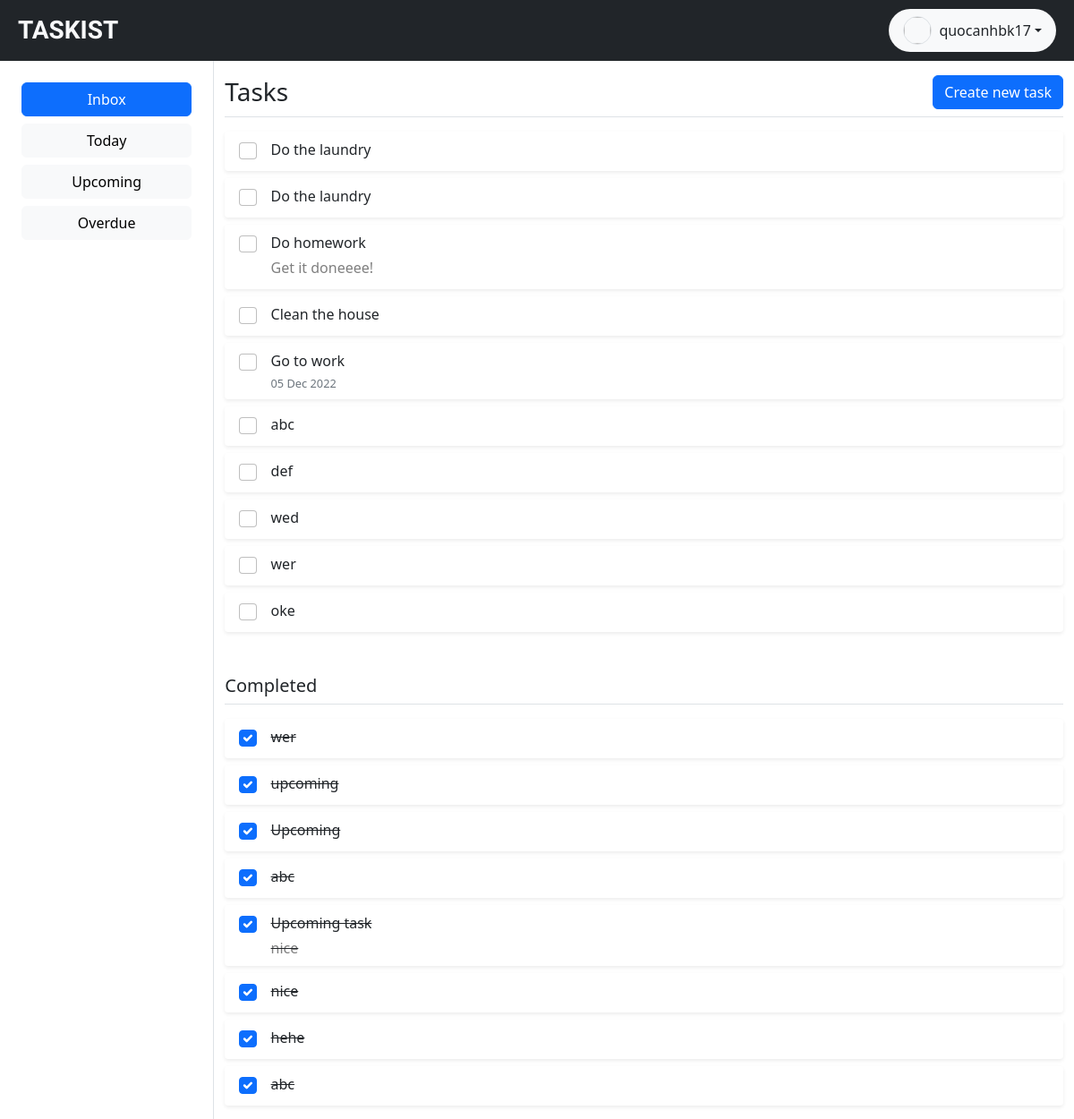
The app's page /app (signed in) with its own data.
### tables this page shows
CREATE TABLE `tasks` (
  `id` bigint UNSIGNED NOT NULL,
  `description` varchar(255) NOT NULL DEFAULT '',
  `due_date` date DEFAULT NULL,
  `completed` tinyint(1) NOT NULL DEFAULT '0',
  `user_id` bigint UNSIGNED NOT NULL,
  `title` varchar(255) DEFAULT NULL,
  `created_at` timestamp NULL DEFAULT CURRENT_TIMESTAMP,
  `updated_at` timestamp NULL DEFAULT CURRENT_TIMESTAMP ON UPDATE CURRENT_TIMESTAMP
);

### App/Routes.php (called while the page is built)
<?php
return [
    "GET" => [
        "/" => "HomeController@index",
        "/register" => "AuthController@indexRegister",
        "/login" => "AuthController@indexLogin",
        "/app" => "AppController@index",
        "/features" => "FeaturesController@index",
        "/pricing" => "PricingController@index",
        "/profile" => "ProfileController@index",
    ],
    "POST" => [
        "/register" => "AuthController@register",
        "/login" => "AuthController@login",
        "/logout" => "AuthController@logout",
        "/profile/avatar" => "ProfileController@updateAvatar",
        "/api/task" => "TaskController@createTaskApi",
        "/api/task/:id/complete" => "TaskController@completeTaskApi",
        "/api/task/:id/uncomplete" => "TaskController@uncompleteTaskApi",
    ],
];

### Core/Psr4AutoloaderClass.php (called while the page is built, shortened)
<?php
class Psr4AutoloaderClass
{
    protected $prefixes = [];
    public function __construct()
    {
        $in = APPLICATION_PATH . "/App/Namespaces.php";
        $this->prefixes = include $in;
    }
    public function loadClass($class)
    {
        $prefix = $class;
        while (false !== ($pos = strrpos($prefix, "\\"))) {
            $prefix = substr($class, 0, $pos + 1);
            $relative_class = substr($class, $pos + 1);
            $mapped_file = $this->loadMappedFile($prefix, $relative_class);
            if ($mapped_file) {
                return $mapped_file;
            }
            $prefix = rtrim($prefix, "\\");
        }
        return false;
    }
    protected function loadMappedFile($prefix, $relative_class)
    {
        if (isset($this->prefixes[$prefix]) === false) {
            return false;
        }
        foreach ($this->prefixes[$prefix] as $base_dir) {
            $file =
                $base_dir . str_replace("\\", "/", $relative_class) . ".php";
            if ($this->requireFile(APPLICATION_PATH . $file)) {
                return $file;
            }
        }
        return false;
    }
    protected function requireFile($file)
    {
        if (file_exists($file)) {
            return true;
        }
        return false;
    }
}

### App/Namespaces.php (called while the page is built)
<?php
return [
    "Core\\" => ["/Core/"],
    "App\\" => ["/App/"],
    "Config\\" => ["/Config/"],
];

### App/Controllers/AppController.php (called while the page is built, shortened)
<?php
class AppController extends Controller
{
    public function index()
    {
        $session = new Session();
        $status = Request::getQuery("status");
        $model = new Task();
        $tasks = $model->getTasks($session->get("user")["id"], $status);
        View::render("Page/App", [
            "tasks" => $tasks
        ]);
    }
}

### public/index.php (called while the page is built, shortened)
<?php
require "../Core/Psr4AutoloaderClass.php";
$router = new Core\Router();
$router->dispatch();

### Core/Session.php (called while the page is built, shortened)
<?php
class Session
{
    public static function get($key)
    {
        if (isset($_SESSION[$key])) {
            return $_SESSION[$key];
        }
        return null;
    }
}

### Core/Request.php (called while the page is built, shortened)
<?php
class Request
{
    public static function getQuery(string $name, string $default = null)
    {
        return $default;
    }
}

### Core/Model.php (called while the page is built, shortened)
<?php
abstract class Model
{
    static $db = null;
    public function __construct($table_name)
    {
        if (self::$db == null) {
            $dsn =
                "mysql:host=" .
                Database::DB_HOST .
                ";dbname=" .
                Database::DB_NAME .
                ";charset=utf8";
            $db = new PDO($dsn, Database::DB_USER, Database::DB_PASSWORD);
            $db->setAttribute(PDO::ATTR_ERRMODE, PDO::ERRMODE_EXCEPTION);
            self::$db = $db;
        }
        $this->_table = $table_name;
    }
    protected function DB(): PDO
    {
        return static::$db;
    }
}

### App/Models/Task.php (called while the page is built, shortened)
<?php
class Task extends Model
{
    public function getTasks($user_id, $status)
    {
        $sql = "";
        if ($status === "upcoming") $sql = "SELECT * FROM $this->_table WHERE user_id = :user_id AND due_date > NOW() AND completed = 0";
        else if ($status === "today") $sql = "SELECT * FROM $this->_table WHERE user_id = :user_id AND due_date = CURDATE()";
        else if ($status === "overdue") $sql = "SELECT * FROM $this->_table WHERE user_id = :user_id AND due_date < NOW() AND completed = 0";
        else $sql = "SELECT * FROM $this->_table WHERE user_id = :user_id";
        $stmt = $this->DB()->prepare($sql);
        $stmt->execute([
            "user_id" => $user_id,
        ]);
        $result = $stmt->fetchAll(PDO::FETCH_ASSOC);
        foreach ($result as $key => $value) {
            $result[$key]["due_date"] = isset($value["due_date"]) ? date("d M Y", strtotime($value["due_date"])) : "";
        }
        return $result;
    }
}

### App/Views/Page/App.php (the view, shortened to what this page needs)
<?php
$uncompleted_tasks = array_filter($tasks, function ($task) {
    return !$task["completed"];
});
$completed_tasks = array_filter($tasks, function ($task) {
    return $task["completed"];
});
?>
<!DOCTYPE html>
<html lang="en">
<head>
    <?php View::render("Libraries/Bootstrap"); ?>
</head>
<body>
    <div class="d-flex flex-column" style="min-height: 100vh;">
        <?php View::render("Components/NavBar"); ?>
        <div class="d-flex flex-grow-1">
            <div class="border-end p-4" style="width: 18rem;">
                <div id="tasks-filter">
                    <a href="/app" class="btn w-100 mb-2">Inbox</a>
                    <a href="/app?status=today" class="btn w-100 mb-2">Today</a>
                    <a href="/app?status=upcoming" class="btn w-100 mb-2">Upcoming</a>
                    <a href="/app?status=overdue" class="btn w-100">Overdue</a>
                </div>
            </div>
            <div class="container py-3 flex-grow-1">
                <div class="d-flex w-100 justify-content-between align-items-center border-bottom pb-2 mb-3">
                    <h3 class="mb-0">Tasks</h3>
                    <div class="d-flex">
                        <button type="button" class="btn btn-primary ms-3" data-bs-toggle="modal"
                            data-bs-target="#create-task-modal">
                            Create new task
                        </button>
                    </div>
                </div>
                <div>
                    <div id="uncompleted-tasks-container">
                        <?php foreach($uncompleted_tasks as $task) {?>
                        <div class="shadow-sm rounded-1 px-3 py-2 mb-2" style="transition: all 0.3s ease-in-out">
                            <div class="d-flex w-100">
                                <input class="form-check-input task-checkbox" style="height: 1.2rem; width: 1.2rem;"
                                    type="checkbox" task-id="<?= $task["id"] ?>" onchange="toggleTaskCompletion(this)"
                                    <?= $task["completed"] ? "checked" : "" ?>>
                                <div class="ms-3">
                                    <p class="mb-0"><?= $task["title"] ?></p>
                                    <p class="text-black-50 mb-0 mt-1">
                                        <?= $task["description"] ?>
                                    </p>
                                    <p class="ms-auto text-secondary mb-0 mt-1" style="font-size: 0.8rem;">
                                        <?= $task["due_date"] ?>
                                    </p>
                                </div>
                            </div>
                        </div>
                        <?php } ?>
                    </div>
                    <div class="mt-5">
                        <div
                            class="w-100 d-flex justify-content-between mb-3 border-bottom pb-2 <?= count($completed_tasks) > 0 ? "" : "d-none" ?>">
                            <h5 class="mb-0" id="completed-tasks-title">Completed</h5>
                        </div>
                        <div id="completed-tasks-container">
                            <?php foreach($completed_tasks as $task) {?>
                            <div class="shadow-sm rounded-1 px-3 py-2 mb-2 text-decoration-line-through"
                                style="transition: all 0.3s ease-in-out;">
                                <div class="d-flex">
                                    <input class="form-check-input task-checkbox" type="checkbox"
                                        style="height: 1.2rem; width: 1.2rem;" task-id="<?= $task["id"] ?>"
                                        onchange="toggleTaskCompletion(this)"
                                        <?= $task["completed"] ? "checked" : "" ?>>
                                    <div class="ms-3">
                                        <p class="mb-0"><?= $task["title"] ?></p>
                                        <p class="text-black-50 mb-0 mt-1">
                                            <?= $task["description"] ?>
                                        </p>
                                    </div>
                                </div>
                            </div>
                            <?php } ?>
                        </div>
                    </div>
                </div>
            </div>
        </div>
    </div>
</body>
</html>

### Core/Router.php (shortened to what this page needs)
<?php
class Router
{
    protected $routes = [];
    private $route = null;
    public function __construct()
    {
        $routes = APPLICATION_PATH . "/App/Routes.php";
        if (is_readable($routes)) {
            $this->routes = require_once $routes;
        } else {
            throw new \Exception("Routes.php not found");
        }
    }
    private function checkRoute(string $url, string $method): iterable
    {
        $r = [
            "route" => null,
            "controller" => null,
        ];
        $max = 1;
        if (isset($this->routes[$method])) {
            uksort($this->routes[$method], function ($a, $b) {
                $a_params_count = count(array_filter(
                    explode("/", trim($a, "/")),
                    function ($v) {
                        return strpos($v, ":") === 0;
                    }
                ));
                $b_params_count = count(array_filter(
                    explode("/", trim($b, "/")),
                    function ($v) {
                        return strpos($v, ":") === 0;
                    }
                ));
                return $a_params_count - $b_params_count;
            });
            foreach ($this->routes[$method] as $route => $controller) {
                $url_segments = explode("/", trim($url, "/"));
                $route_segments = explode("/", trim($route, "/"));
                if (
                    count($url_segments) === count($route_segments) &&
                    count(array_intersect($url_segments, $route_segments)) >=
                        $max
                ) {
                    $r = [
                        "route" => $route,
                        "controller" => $controller,
                    ];
                    $max = count(
                        array_intersect($url_segments, $route_segments)
                    );
                }
            }
        }
        return $r;
    }
    private function runRoute(): void
    {
        $controller_class = explode("@", $this->route["controller"])[0];
        if (class_exists("App\Controllers\\" . $controller_class)) {
            $controller = new $controller();
            $method = explode("@", $this->route["controller"])[1];
            if (method_exists($controller, $method)) {
                $controller->$method();
            } else {
                throw new \Exception(
                    "Method " . $method . " not found in " . $controller_class
                );
            }
        } else {
            throw new \Exception(
                "Controller " . $controller_class . " not found",
                404
            );
        }
    }
    public function dispatch(): void
    {
        $url = parse_url($_SERVER["REQUEST_URI"], PHP_URL_PATH);
        $url = rtrim($url, "/");
        $method = $_SERVER["REQUEST_METHOD"];
        $this->route = $this->checkRoute($url, $method);
        $this->runRoute();
    }
}

### Core/View.php (shortened to what this page needs)
<?php
class View
{
    static function render(string $view, array $params = []): void
    {
        extract($params, EXTR_SKIP);
        $file = APPLICATION_PATH . "App/Views/$view.php";
        if (is_readable($file)) {
            if (strpos($view, "Pages/") > -1) {
                require_once $file;
            } else {
                require $file;
            }
        } else {
            throw new \Exception("$file not found");
        }
    }
}

### App/Views/Libraries/Bootstrap.php (shortened to what this page needs)
<link href="https://cdn.jsdelivr.net/npm/bootstrap@5.2.3/dist/css/bootstrap.min.css" rel="stylesheet"
>
<link rel="stylesheet" href="https://cdn.jsdelivr.net/npm/bootstrap-icons@1.10.2/font/bootstrap-icons.css">

### App/Views/Components/NavBar.php (shortened to what this page needs)
<?php
$user = Session::get('user');
$current_url = $_SERVER["REQUEST_URI"];
$menu = [
    ["name" => "Home", "url" => "/"],
    ["name" => "Features", "url" => "/features"],
    ["name" => "Pricing", "url" => "/pricing"],
];
$active_menu = null;
$max_char = 0;
foreach ($menu as $item) {
    if (
        strpos($current_url, $item["url"]) !== false &&
        strlen($item["url"]) > $max_char
    ) {
        $active_menu = $item["name"];
        $max_char = strlen($item["url"]);
    }
}
?>
<nav class="navbar navbar-expand-lg bg-dark py-2 px-2 navbar-dark">
    <div class="container-fluid">
        <?php View::render("Components/Title"); ?>
        <div class="collapse navbar-collapse ms-5" id="navbarSupportedContent">
            <?php if (!$user) { ?>
            <ul class="navbar-nav me-auto mb-2 mb-lg-0">
                <?php foreach ($menu as $item) { ?>
                <li class="nav-item">
                    <a class="<?= "nav-link px-3" .
                        ($active_menu === $item["name"] ? " active" : "") ?>"
                        href="<?= $item["url"] ?>"><?= $item["name"] ?></a>
                </li>
                <?php } ?>
            </ul>
            <a href="/register" class="text-decoration-none text-white">
                <button class="btn btn-primary px-4 ms-auto">
                    Register
                </button>
            </a>
            <?php } else  View::render("Components/UserBadge", ["user" => $user]); ?>
        </div>
    </div>
</nav>

### App/Views/Components/Title.php
<a class="navbar-brand fw-bold text-light fs-3" href="/" style="font-family: 'Racing Sans One';">TASKIST</a>

### App/Views/Components/UserBadge.php (shortened to what this page needs)
<div class="dropdown ms-auto">
    <div class="d-flex ms-auto bg-light py-2 px-3 rounded-pill align-items-center dropdown-toggle"
        data-bs-toggle="dropdown" aria-expanded="false" style="cursor: pointer;">
        <div class="border rounded-circle overflow-hidden" style="width: 2rem; height: 2rem">
            <object data="<?= $user["avatar"] ?>" type="image/png" style="width: 100%; height: 100%;">
            </object>
        </div>
        <div class="ms-2"><?= $user["username"] ?></div>
    </div>
</div>

### records on screen
tasks: title "Do the laundry"
tasks: title "Do the laundry"
tasks: title "Do homework", description "Get it doneeee!"
tasks: title "Clean the house"
tasks: title "Go to work", due_date "05 Dec 2022"
tasks: title "abc"
tasks: title "def"
tasks: title "wed"
tasks: title "wer"
tasks: title "oke"
tasks: completed "☑", title "wer"
tasks: completed "☑", title "upcoming"
tasks: completed "☑", title "Upcoming"
tasks: completed "☑", title "abc"
tasks: completed "☑", title "Upcoming task", description "nice"
tasks: completed "☑", title "nice"
tasks: completed "☑", title "hehe"
tasks: completed "☑", title "abc"

### other values on screen
$user["username"] "quocanhbk17"
